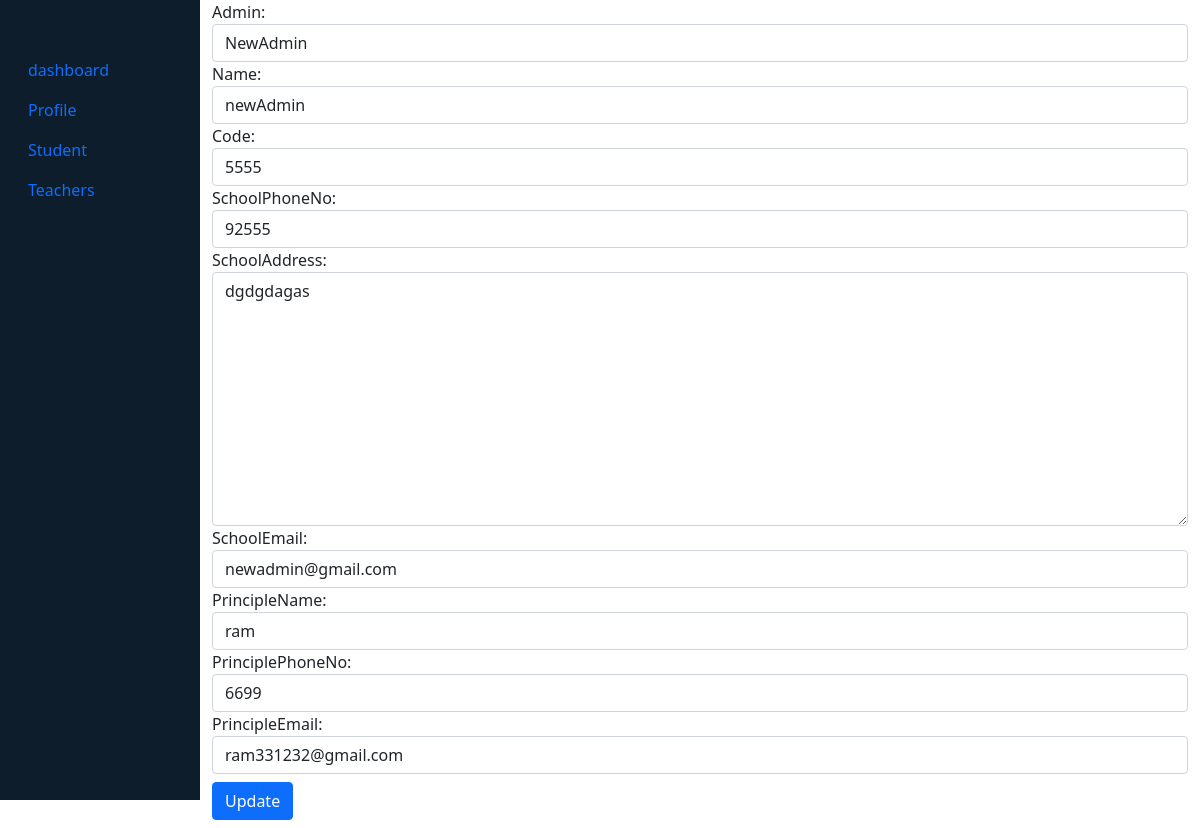
The page /schoolProfile (signed in) on the database as committed earlier.
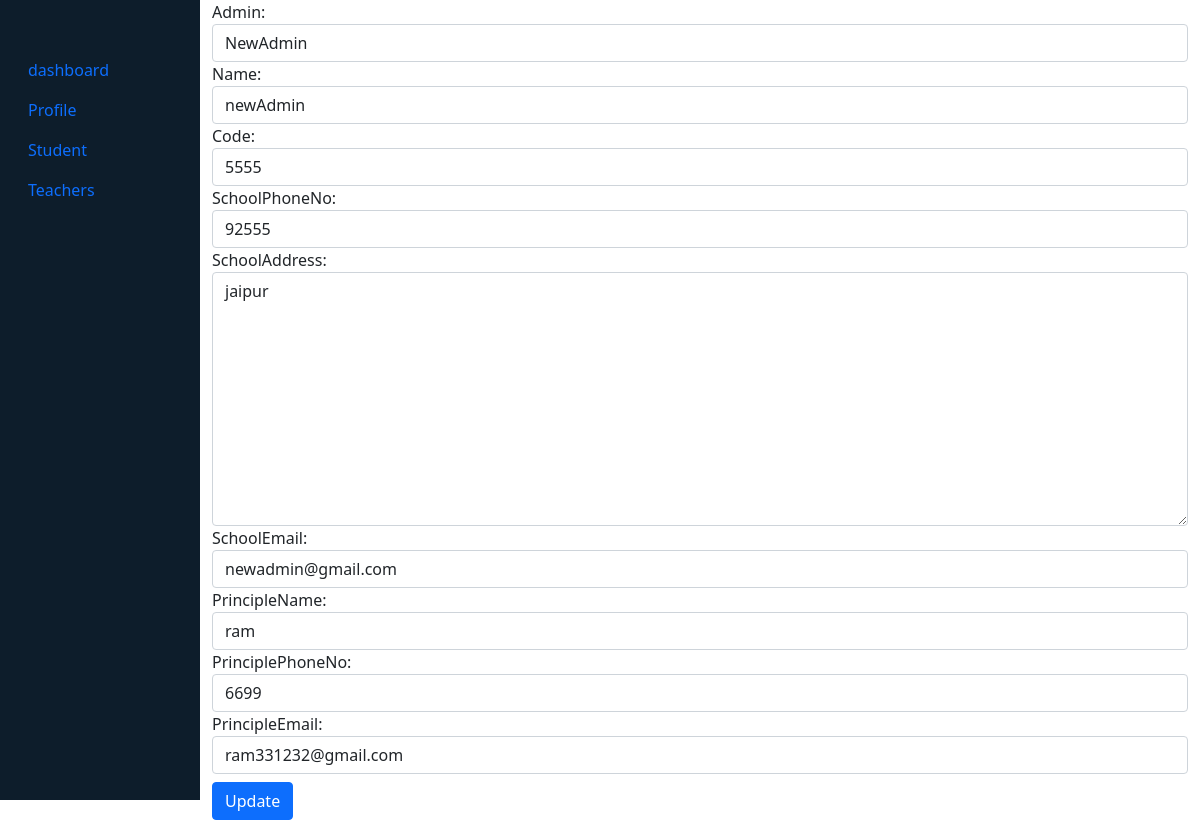
The same page on the database as committed later.
### SchoolApp/models.py (models this page shows, shortened)
class SchoolProfileModel(models.Model):
    admin=models.ForeignKey(User, on_delete=models.CASCADE)
    name=models.CharField(max_length=150)
    code=models.IntegerField()
    SchoolEmail=models.EmailField(max_length=100)
    SchoolPhoneNo=models.IntegerField()
    SchoolAddress=models.TextField()
    SchoolEmail=models.EmailField(max_length=100)
    PrincipleName=models.CharField(max_length=100)
    PrinciplePhoneNo=models.IntegerField()
    PrincipleEmail=models.EmailField(max_length=100)
    created=models.DateTimeField(auto_now_add=True)
    updated=models.DateTimeField(auto_now=True)

### SchoolApp/views.py (the view)
# urls.py: path('schoolProfile',views.SchoolProfileView,name="schoolprofile"),
def SchoolProfileView(request):
    schoolInstance=SchoolProfileModel.objects.get(admin=request.user)
    if request.method =="POST":
        form=SchoolForm(request.POST,instance=schoolInstance)
        if form.is_valid():
            form.save()
            return redirect('SchoolApp:Dashboard')
    else:
        form=SchoolForm(instance=schoolInstance)
    context={
        'form':form
    }
    return render(request,"schoolprofile.html",context)

### SchoolApp/forms.py
class SchoolForm(forms.ModelForm):
    class Meta:
        model=SchoolProfileModel
        fields=("__all__")
    def __init__(self, *args, **kwargs):
        super(SchoolForm, self).__init__(*args, **kwargs)
        for field_name, field in self.fields.items():
            field.widget.attrs['class'] = 'form-control'

### SchoolApp/templates/schoolprofile.html (shortened to what this page needs)
{% extends 'core.html' %}
{% block DashBoard %}
<form method="post" action="">
    {{form}}
    <button type="submit" class="btn btn-primary my-2">Update</button>
</form>
{% endblock %}

### templates/core.html (shortened to what this page needs)
{% load static %}
<!DOCTYPE html>
<html>
<head>
    <link rel="stylesheet" href="{% static 'bootstrap/bootstrap.min.css' %}">
    <link rel="stylesheet" href="{% static 'css\dashboard.css' %}">
</head>
<body>
    <div class="container-fluid">
        <div class="row">
            <div class="col-2 leftSideMenu">
                <nav class=" ">
                    <ul class="nav flex-column">
                        <li class="nav-item">
                            <a class="nav-link" href="{% url 'SchoolApp:Dashboard' %}">dashboard</a>
                        </li>
                        <li class="nav-item">
                            <a class="nav-link" href="{% url 'SchoolApp:schoolprofile' %}">Profile</a>
                        </li>
                        <li class="nav-item">
                            <a class="nav-link" href="#">Student</a>
                        </li>
                        <li class="nav-item">
                            <a class="nav-link" href="#">Teachers</a>
                        </li>
                    </ul>
                </nav>
            </div>
            <div class="col-10">
                {% block DashBoard %}
                {% endblock %}
            </div>
        </div>
    </div>
</body>
</html>

### static/css/dashboard.css (style rules this page uses)
* { margin: 0px; padding: 0px; box-sizing: border-box; }
.leftSideMenu { height: 100vh; background-color: rgb(13, 29, 43); color: #fff; }
.leftSideMenu nav { padding-top: 50px; }

Rows that differ between the two databases and show on the page:
changed SchoolProfileModel "NewAdmin": SchoolAddress "dgdgdagas" → "jaipur"
